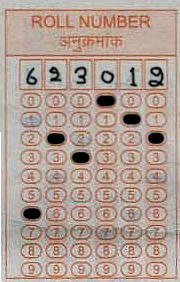
#> input picture rollnumberonly.jpg, 180 x 282 px
$ python mygrader.py --image rollnumberonly.jpg
#> lines starting #> are read from the running program, lines starting #| are printed output that depends on the picture; after the words box and inside, x2 and y2 are one past the last pixel; in counts of white or black regions, pixels touching at a corner belong together
#> in main, image is the input picture: shape (282, 180, 3); mean B, G, R 148.1, 158.9, 178.3
#python mygrader.py --image rollnumberonly.jpg
#this program reads the image and draws contours over the bubbles and the numbers

# import the necessary packages
from imutils.perspective import four_point_transform
from imutils import contours
import numpy as np
import argparse
import imutils
import cv2
import pytesseract
pytesseract.pytesseract.tesseract_cmd = "C:\\Program Files\\Tesseract-OCR\\tesseract"

def read_process_image(image):
	gray = cv2.cvtColor(image, cv2.COLOR_BGR2GRAY)
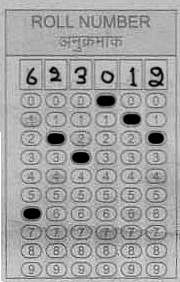
#> gray: shape (282, 180); min 0, max 255, mean 163.5
	blurred = cv2.GaussianBlur(gray, (5, 5), 0)
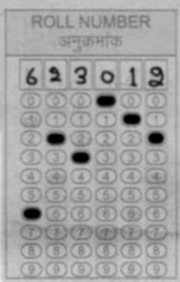
#> blurred: shape (282, 180); min 0, max 233, mean 163.4
	edged = cv2.Canny(blurred, 10, 200)
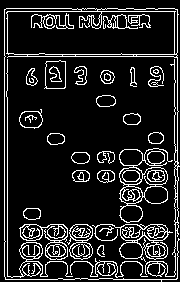
#> edged: shape (282, 180); 13.3% white in thin lines or dots
	cv2.imshow("edged", edged)
	cv2.waitKey(0)
	im = edged.copy()
	return edged

def get_draw_contours(im,ims):
	cnts = cv2.findContours(im, cv2.RETR_EXTERNAL,
						   cv2.CHAIN_APPROX_SIMPLE)
#> cnts = 26 contours, 4 with area under 20; largest, box (x1, y1, x2, y2) and area: (4, 8, 180, 282) 8274, (119, 148, 173, 223) 2330, (92, 224, 173, 262) 1325, (19, 224, 68, 260) 687, (67, 224, 93, 260) 638
	pcsdimage = ims.copy()
	print('bef imutils grabcontours cnts', len(cnts))
#| bef imutils grabcontours cnts 2
	cnts = imutils.grab_contours(cnts)
	print('after cnts', len(cnts))
#| after cnts 26
	cnts = sorted(cnts, key=cv2.contourArea, reverse=True)
	cv2.drawContours(ims, cnts, -1, (0, 255, 0), 3)
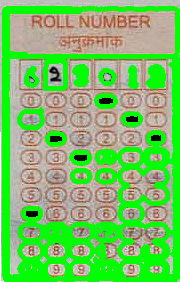
#> ims: shape (282, 180, 3); mean B, G, R 98.2, 195.1, 117.8
	cv2.imshow("Contours", ims)
	cv2.waitKey()

	for c in cnts:
		peri = cv2.arcLength(c, True)
		approx = cv2.approxPolyDP(c, 0.1 * peri, True)
		x, y, w, h = cv2.boundingRect(approx)
		im = cv2.rectangle(pcsdimage,(x,y),((x+w),(y+h)),(0,0,255),1)
		cv2.imshow("1-by-1", pcsdimage)
		cv2.waitKey()
#> this loop made 26 passes
#> (peri, approx, x, y, w, h) on passes 1 to 9: (2476.7, [[4, 9], [176, 279]], 4, 9, 173, 271), (555.7, [[165, 150], [124, 221]], 124, 150, 42, 72), (491.2, [[92, 225], [167, 254]], 92, 225, 76, 30), (415.5, [[19, 228], [67, 256]], 19, 228, 49, 29), (159, [[75, 224], [87, 258]], 75, 224, 13, 35), (97.56, [[65, 61], [46, 61], [44, 88], [65, 87]], 44, 61, 22, 28), (913.2, [[7, 59], [72, 276]], 7, 59, 66, 218), (79.7, [[41, 109], [22, 112], [20, 124], [38, 127]], 20, 109, 22, 19), (52.97, [[96, 98], [99, 106], [115, 103], [110, 95]], 96, 95, 20, 12)
#> pass 2, in get_draw_contours, `im = cv2.rectangle(pcsdimage,(x,y),((x+w),(y+h)),(0,0,255),1)`:
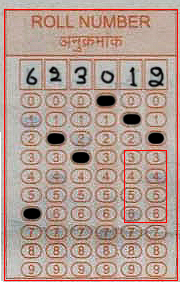
#> im: shape (282, 180, 3); mean B, G, R 144.6, 155.2, 179.8
#> pass 3, in get_draw_contours, `im = cv2.rectangle(pcsdimage,(x,y),((x+w),(y+h)),(0,0,255),1)`:
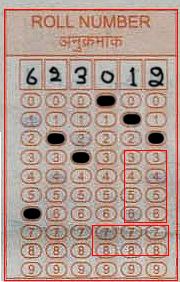
#> im: shape (282, 180, 3); 0.42% of pixels changed, all inside (x1, y1, x2, y2) = (92, 225, 169, 256)
#> after the loop:
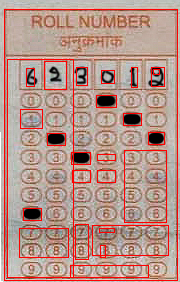
#> pcsdimage: shape (282, 180, 3); 6.7% of pixels changed, all inside (x1, y1, x2, y2) = (4, 9, 178, 281)

	return
def main():
	ap = argparse.ArgumentParser()
	ap.add_argument("-i", "--image", required=True,
					help="path to the input image")
	args = vars(ap.parse_args())
	image = cv2.imread(args["image"])
	ims = image.copy()
	cv2.imshow("Original", image)
	cv2.waitKey(0)
	edged = read_process_image(image)
	im = edged.copy()
	get_draw_contours(im,ims)

if __name__ == "__main__":
	main()


'''
# construct the argument parse and parse the arguments
ap = argparse.ArgumentParser()
ap.add_argument("-i", "--image", required=True,
	help="path to the input image")
args = vars(ap.parse_args())


image = cv2.imread(args["image"])
ims = image.copy()
cv2.imshow("Original", image)
cv2.waitKey(0)
gray = cv2.cvtColor(image, cv2.COLOR_BGR2GRAY)
blurred = cv2.GaussianBlur(gray, (5, 5), 0)
edged = cv2.Canny(blurred, 10, 200) # these values highlight only the roll number and the darkened bubbles
cv2.imshow("edged", edged)
cv2.waitKey(0)
im = edged.copy()
cnts = cv2.findContours(im, cv2.RETR_EXTERNAL,
	cv2.CHAIN_APPROX_SIMPLE)

print('bef imutils grabcontours cnts',len(cnts))
cnts = imutils.grab_contours(cnts)
print('after cnts',len(cnts))
#docCnt = None

thresh = cv2.threshold(im, 0, 255,
	cv2.THRESH_BINARY_INV | cv2.THRESH_OTSU)[1]

# find contours in the thresholded image, then initialize
# the list of contours that correspond to questions
cnts = cv2.findContours(im, cv2.RETR_EXTERNAL,
	cv2.CHAIN_APPROX_SIMPLE)
cnts = imutils.grab_contours(cnts)
print('after thresh cnts',len(cnts))
cv2.imshow("thresh", thresh)
cv2.waitKey()
cnts = sorted(cnts, key=cv2.contourArea, reverse=True)
cv2.drawContours(ims,cnts,-1,(0,255,0),3)
cv2.imshow("sthresh", ims)
cv2.waitKey()
coords =[]
pcsdimage = image.copy()
for c in cnts:
	peri = cv2.arcLength(c, True)
	approx = cv2.approxPolyDP(c, 0.1 * peri, True)
	x, y, w, h = cv2.boundingRect(approx)
	coords.append(c)
	# [7 lines of commented-out code are left out]
cv2.waitKey()


cv2.waitKey()


'''
